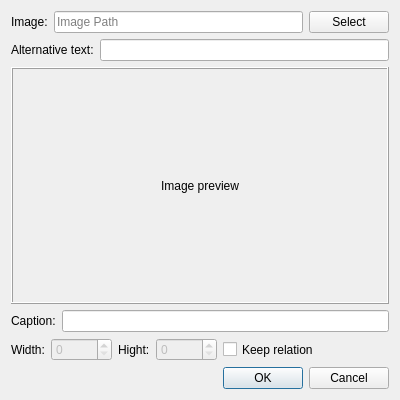
<?xml version="1.0" encoding="UTF-8"?>
<ui version="4.0">
 <class>InsertImageDialog</class>
 <widget class="QDialog" name="InsertImageDialog">
  <property name="geometry">
   <rect>
    <x>0</x>
    <y>0</y>
    <width>400</width>
    <height>400</height>
   </rect>
  </property>
  <property name="windowTitle">
   <string>Insert Image</string>
  </property>
  <layout class="QVBoxLayout" name="verticalLayout">
   <item>
    <layout class="QHBoxLayout" name="horizontalLayout_2">
     <item>
      <widget class="QLabel" name="label_2">
       <property name="text">
        <string>Image:</string>
       </property>
       <property name="buddy">
        <cstring>altText</cstring>
       </property>
      </widget>
     </item>
     <item>
      <widget class="QLineEdit" name="imgPath">
       <property name="readOnly">
        <bool>true</bool>
       </property>
       <property name="placeholderText">
        <string>Image Path</string>
       </property>
       <property name="clearButtonEnabled">
        <bool>false</bool>
       </property>
      </widget>
     </item>
     <item>
      <widget class="QPushButton" name="pushButton">
       <property name="text">
        <string>Select</string>
       </property>
      </widget>
     </item>
    </layout>
   </item>
   <item>
    <layout class="QHBoxLayout" name="horizontalLayout">
     <item>
      <widget class="QLabel" name="label">
       <property name="text">
        <string>Alternative text:</string>
       </property>
       <property name="buddy">
        <cstring>altText</cstring>
       </property>
      </widget>
     </item>
     <item>
      <widget class="QLineEdit" name="altText"/>
     </item>
    </layout>
   </item>
   <item>
    <widget class="QLabel" name="canvas">
     <property name="sizePolicy">
      <sizepolicy hsizetype="Preferred" vsizetype="Preferred">
       <horstretch>1</horstretch>
       <verstretch>1</verstretch>
      </sizepolicy>
     </property>
     <property name="minimumSize">
      <size>
       <width>360</width>
       <height>200</height>
      </size>
     </property>
     <property name="frameShape">
      <enum>QFrame::Box</enum>
     </property>
     <property name="frameShadow">
      <enum>QFrame::Raised</enum>
     </property>
     <property name="text">
      <string>Image preview</string>
     </property>
     <property name="scaledContents">
      <bool>false</bool>
     </property>
     <property name="alignment">
      <set>Qt::AlignCenter</set>
     </property>
    </widget>
   </item>
   <item>
    <layout class="QHBoxLayout" name="horizontalLayout_3">
     <item>
      <widget class="QLabel" name="label_3">
       <property name="text">
        <string>Caption:</string>
       </property>
       <property name="buddy">
        <cstring>altText</cstring>
       </property>
      </widget>
     </item>
     <item>
      <widget class="QLineEdit" name="captionText"/>
     </item>
    </layout>
   </item>
   <item>
    <layout class="QHBoxLayout" name="horizontalLayout_4">
     <item>
      <widget class="QLabel" name="label_6">
       <property name="text">
        <string>Width:</string>
       </property>
       <property name="buddy">
        <cstring>altText</cstring>
       </property>
      </widget>
     </item>
     <item>
      <widget class="QSpinBox" name="imgWidth">
       <property name="enabled">
        <bool>false</bool>
       </property>
       <property name="maximum">
        <number>99999</number>
       </property>
      </widget>
     </item>
     <item>
      <widget class="QLabel" name="label_4">
       <property name="text">
        <string>Hight:</string>
       </property>
       <property name="buddy">
        <cstring>altText</cstring>
       </property>
      </widget>
     </item>
     <item>
      <widget class="QSpinBox" name="imgHeight">
       <property name="enabled">
        <bool>false</bool>
       </property>
       <property name="maximum">
        <number>99999</number>
       </property>
      </widget>
     </item>
     <item>
      <widget class="QCheckBox" name="imgRelation">
       <property name="maximumSize">
        <size>
         <width>16777215</width>
         <height>16777210</height>
        </size>
       </property>
       <property name="text">
        <string>Keep relation</string>
       </property>
       <property name="checked">
        <bool>false</bool>
       </property>
      </widget>
     </item>
     <item>
      <spacer name="horizontalSpacer">
       <property name="orientation">
        <enum>Qt::Horizontal</enum>
       </property>
       <property name="sizeHint" stdset="0">
        <size>
         <width>40</width>
         <height>20</height>
        </size>
       </property>
      </spacer>
     </item>
    </layout>
   </item>
   <item>
    <widget class="QDialogButtonBox" name="buttonBox">
     <property name="enabled">
      <bool>true</bool>
     </property>
     <property name="orientation">
      <enum>Qt::Horizontal</enum>
     </property>
     <property name="standardButtons">
      <set>QDialogButtonBox::Cancel|QDialogButtonBox::Ok</set>
     </property>
    </widget>
   </item>
  </layout>
 </widget>
 <tabstops>
  <tabstop>pushButton</tabstop>
  <tabstop>altText</tabstop>
  <tabstop>imgPath</tabstop>
 </tabstops>
 <resources/>
 <connections>
  <connection>
   <sender>buttonBox</sender>
   <signal>accepted()</signal>
   <receiver>InsertImageDialog</receiver>
   <slot>accept()</slot>
   <hints>
    <hint type="sourcelabel">
     <x>248</x>
     <y>254</y>
    </hint>
    <hint type="destinationlabel">
     <x>157</x>
     <y>274</y>
    </hint>
   </hints>
  </connection>
  <connection>
   <sender>buttonBox</sender>
   <signal>rejected()</signal>
   <receiver>InsertImageDialog</receiver>
   <slot>reject()</slot>
   <hints>
    <hint type="sourcelabel">
     <x>316</x>
     <y>260</y>
    </hint>
    <hint type="destinationlabel">
     <x>286</x>
     <y>274</y>
    </hint>
   </hints>
  </connection>
 </connections>
</ui>
